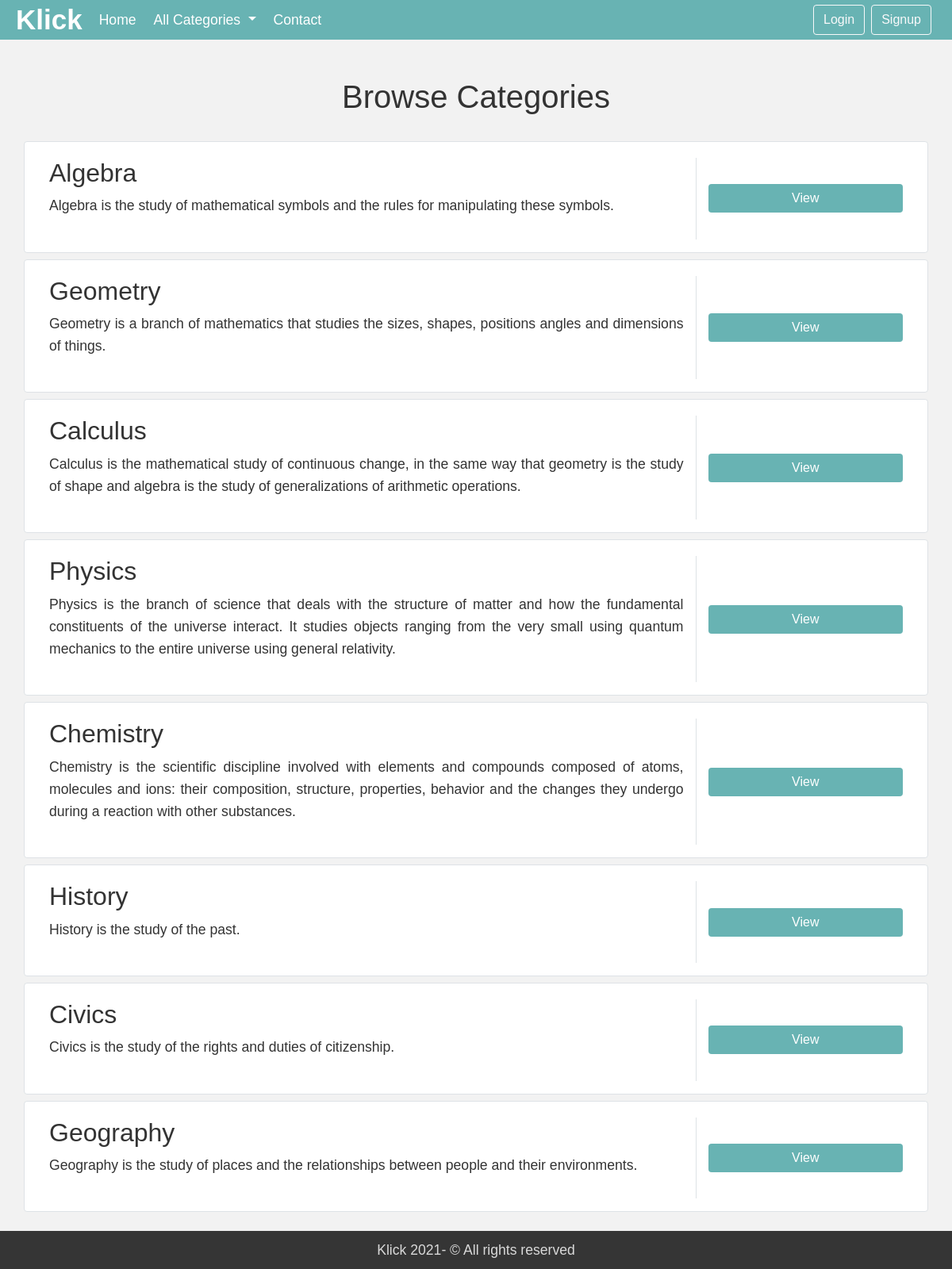
The app's page /category.php with its own data.
### tables this page shows
CREATE TABLE `categories` (
  `category_id` int(11) NOT NULL,
  `category_name` varchar(255) DEFAULT NULL,
  `category_description` varchar(255) DEFAULT NULL,
  `created` datetime DEFAULT current_timestamp()
);

### category.php (the view, shortened to what this page needs)
<!doctype html>
<html lang="en">
<head>
    <link rel="stylesheet" href="https://stackpath.bootstrapcdn.com/bootstrap/4.5.0/css/bootstrap.min.css"
>
    <link rel="stylesheet" href="style.css">
</head>
<body>
    <?php include 'header.php';?>
    <div class="container my-4" id="ques">
        <h1 class="text-center my-4">Browse Categories</h1>
        <div class="row my-4">
         <?php
         $sql = "SELECT * FROM `categories`";
         $result = mysqli_query($conn, $sql);
         while($row = mysqli_fetch_assoc($result)){
          $id = $row['category_id'];
          $cat = $row['category_name'];
          $desc = $row['category_description'];
          echo '<div class="col-md-12">
          <div class="row p-3 bg-white border rounded px-2 row-margin-05 mt-2">
              <div class="col-md-9 mt-1">
                  <h2>'  . $cat . '</h2>
                  <div class="d-flex flex-row">
                  </div>
                  <p class="text-justify para mb-0"> ' . substr($desc, 0, 1000). '<br><br></p>
              </div>
              <div class="align-items-center align-content-center col-md-3 border-left mt-1">
                  <div class="d-flex flex-column mt-9"><a href="threadlist.php?catid=' . $id . '" style="text-decoration:none"><button class="btn btn-info btn-block" type="button">View</button></a></div>
              </div>
          </div>
              </div>';
         }
         ?>
        </div>
    </div>
    <footer class="footer" style="background:#353535;	color:#d9d9d9;	text-align:center;"><p style="margin:0;	padding:10px"><a target="blank" href="#" style="color:#d9d9d9; ">Klick 2021<a>- © All rights reserved </p></footer>
</body>
</html>

### style.css (style rules this page uses)
* { box-sizing: border-box; margin: 0; padding: 0; }
body { font-family: 'Catamaran', sans-serif; line-height: 1.6; color: #333; background-color:#f2f2f2; font-size: 1.1rem; }
.container { padding-top:50px; }
.btn-info { background: #68b3b3; color: #ffffff; border: none; }

### category.php (style rules this page uses)
#ques { min-height: 433px; }

### records on screen
categories: category_name "Algebra", category_description "Algebra is the study of mathematical symbols and the rules for manipulating these symbols."
categories: category_name "Geometry", category_description "Geometry is a branch of mathematics that studies the sizes, shapes, positions angles and dimensions of things."
categories: category_name "Calculus", category_description "Calculus is the mathematical study of continuous change, in the same way that geometry is the study of shape and algebra is the study of generalizations of arithmetic operations."
categories: category_name "Physics", category_description "Physics is the branch of science that deals with the structure of matter and how the fundamental constituents of the universe interact. It studies objects ranging from the very small using quantum mechanics to the entire universe using general relativity."
categories: category_name "Chemistry", category_description "Chemistry is the scientific discipline involved with elements and compounds composed of atoms, molecules and ions: their composition, structure, properties, behavior and the changes they undergo during a reaction with other substances."
categories: category_name "History", category_description "History is the study of the past."
categories: category_name "Civics", category_description "Civics is the study of the rights and duties of citizenship."
categories: category_name "Geography", category_description "Geography is the study of places and the relationships between people and their environments."
